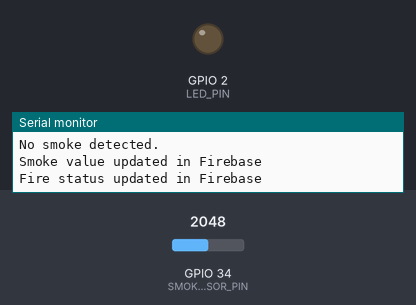
Recording of a sketch running on a simulated ESP32. Parts: output pins drawn as LEDs (lit = HIGH), the last lines printed to the serial monitor. Inputs (shaded band) come from the test bench; at power-on: GPIO 34 (SMOKE_SENSOR_PIN) = 2048. WiFi joins after 1.5 s; servers stay silent unless stated.

Above: at 3.2 s.
3.3 s: GPIO 34 (SMOKE_SENSOR_PIN) set to 2272
5.1 s: GPIO 34 (SMOKE_SENSOR_PIN) set to 2361
At 6.6 s:
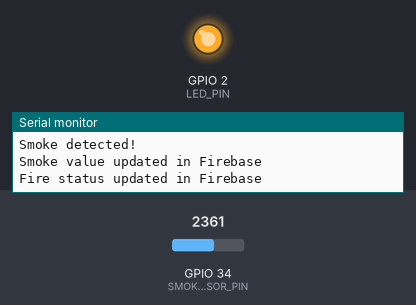
7.4 s: GPIO 34 (SMOKE_SENSOR_PIN) set to 2260
At 9.7 s:
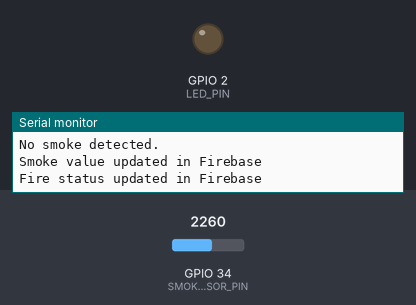
10.0 s: GPIO 34 (SMOKE_SENSOR_PIN) set to 2340
At 11.9 s:
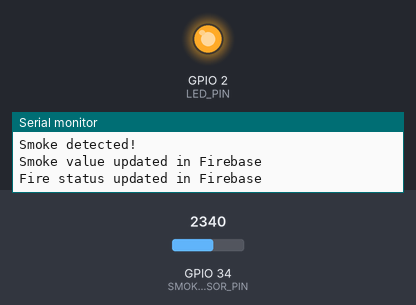
Timing chart, 0 to 13.4 s (numbered marks = the images above; inputs shaded):
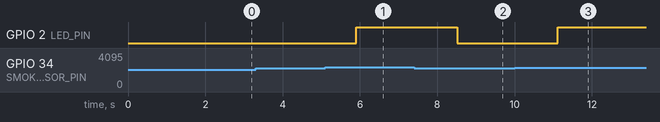

The sketch:

Forest_fire.ino
```cpp
#define FIREBASE_HOST "intrusion-detection-20d54-default-rtdb.asia-southeast1.firebasedatabase.app/"  // Replace with your Firebase Realtime Database URL
#define FIREBASE_AUTH "0yNXWrPbjOoKC3OtAhIzcQlhb8nsWGR4Y3Jar7yC"  // Replace with your Firebase Database secret or token

#include <WiFi.h>
#include <WiFiClient.h>
#include <FirebaseESP32.h>

// Smoke sensor pin
#define SMOKE_SENSOR_PIN 34  // Analog pin connected to the smoke sensor (e.g., GPIO 34 on ESP32)

// Define LED pin for alarm indication
#define LED_PIN 2  // Digital pin for LED

// WiFi credentials
char ssid[] = "Mellow";  // Type your WiFi name
char pass[] = "vishwa1234";  // Type your WiFi password

// Firebase Data object
FirebaseData firebaseData;
FirebaseAuth auth;
FirebaseConfig config;

void setup() {
  Serial.begin(115200);
  Serial.println(F("Starting the setup"));

  // Connect to WiFi
  WiFi.begin(ssid, pass);
  while (WiFi.status() != WL_CONNECTED) {
    delay(1000);
    Serial.print("Connecting to WiFi...");
  }
  Serial.println("Connected to WiFi");

  // Initialize Firebase
  config.host = FIREBASE_HOST;
  config.signer.tokens.legacy_token = FIREBASE_AUTH;

  Firebase.begin(&config, &auth);

  pinMode(SMOKE_SENSOR_PIN, INPUT);  // Initialize the smoke sensor pin as an input
  pinMode(LED_PIN, OUTPUT);  // Initialize the LED pin as an output
  digitalWrite(LED_PIN, LOW);  // Ensure the LED is off initially

  Serial.println(F("Forest fire detection system initialized."));
}

void loop() {
  // Ensure the WiFi connection is active
  if (WiFi.status() != WL_CONNECTED) {
    WiFi.begin(ssid, pass);  // Reconnect if disconnected
  }

  // Read the smoke sensor value
  int smokeValue = analogRead(SMOKE_SENSOR_PIN);
  Serial.print("Smoke Sensor Value: ");
  Serial.println(smokeValue);

  // Initialize the fire status message
  String fireStatus;

  // Check for smoke detection
  if (smokeValue > 2300) {  // Threshold value for detection (adjust as needed)
    Serial.println(F("Smoke detected!"));
    digitalWrite(LED_PIN, HIGH);  // Turn on the LED
    fireStatus = "Fire Detected!";
  } else {
    Serial.println(F("No smoke detected."));
    digitalWrite(LED_PIN, LOW);  // Turn off the LED
    fireStatus = "No Fire";
  }

  // Push both the smoke value and fire status to Firebase
  if (Firebase.setInt(firebaseData, "/sensorValues/smokeValue", smokeValue)) {
    Serial.println(F("Smoke value updated in Firebase"));
  } else {
    Serial.print(F("Failed to update smoke value: "));
    Serial.println(firebaseData.errorReason());
  }

  if (Firebase.setString(firebaseData, "/sensorValues/fireStatus", fireStatus)) {
    Serial.println(F("Fire status updated in Firebase"));
  } else {
    Serial.print(F("Failed to update fire status: "));
    Serial.println(firebaseData.errorReason());
  }

  delay(1000);  // Wait for 1 second before the next loop
}
```

Measured:
- the behaviour switches between 2300 and 2301 on GPIO 34 (SMOKE_SENSOR_PIN) (found by bisection; images 0 and 1)
- after the input at 5.1 s, GPIO 2 (LED_PIN): LOW → HIGH after 0.81 s
- after the input at 7.4 s, GPIO 2 (LED_PIN): HIGH → LOW after 1.1 s
- after the input at 10.0 s, GPIO 2 (LED_PIN): LOW → HIGH after 1.1 s
